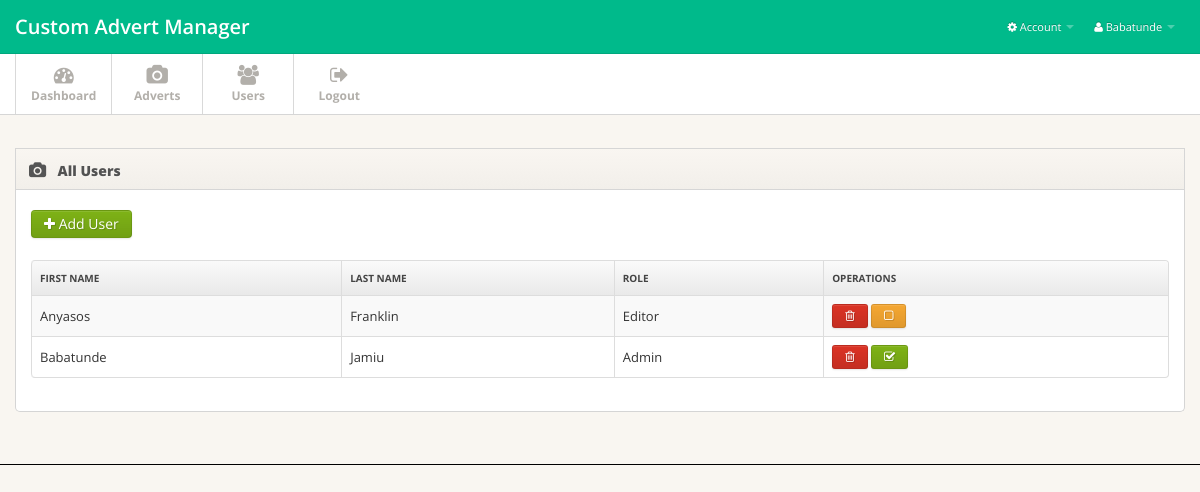
The app's page /operator/users.php (signed in) with its own data.
### tables this page shows
CREATE TABLE IF NOT EXISTS `users` (
  `id` int(11) NOT NULL AUTO_INCREMENT,
  `username` varchar(50) DEFAULT NULL,
  `password` varchar(150) DEFAULT NULL,
  `firstname` varchar(100) DEFAULT NULL,
  `lastname` varchar(100) DEFAULT NULL,
  `role` varchar(20) DEFAULT NULL,
  `date_registered` date DEFAULT NULL,
  PRIMARY KEY (`id`),
  UNIQUE KEY `username` (`username`)
);

### classes/WebPage.php (called while the page is built, shortened)
<?php
class WebPage {
    public function WebPage($webPagConstFile) {
        function autoLoadClasses($className){
            $path = CLASSES_PATH;
            $ext = ".php";
            $fullpath = $path.sprintf("%s",$className.$ext);
            if(file_exists($fullpath)){
                return include $fullpath;
            }else{
                echo $fullpath;
            }
        }
    }
}

### DbConfig/DbConfig.php (called while the page is built, shortened)
<?php
class DbConfig {
    private $dbServer= DB_SERVER;
    private $dbUser = DB_USER;
    private $dbPass = DB_PASSWORD;
    private $dbName = DB_NAME;
    public function get_dbServer(){ return $this->dbServer; }
    public function get_dbUser(){ return $this->dbUser; }
    public function get_dbPass(){ return $this->dbPass; }
    public function get_dbName(){ return $this->dbName; }
}
?>

### classes/User.php (called while the page is built, shortened)
<?php
class User{
    public function fetch($dbObj, $dbTable) {
        $sql =  "SELECT * FROM $dbTable";
        $result = $dbObj->fetchAssoc($sql);
        if($result !== false){return $result; }
        else{ return 'error';    }
    }
}

### DbConfig/Database.php (called while the page is built, shortened)
<?php
require(__ROOT__."/DbConfig/DbConfig.php");
class Database extends DbConfig{
    var $connection;
    public function Database(){
        $this->connection = mysqli_connect($this->get_dbServer(), $this->get_dbUser(), $this->get_dbPass(),$this->get_dbName())
        or die("Database Connection and Selection Failed. " . mysqli_error($this->connection));
    }
    public function query($query){
        $result = mysqli_query($this->connection, $query) or
        die("Invalid Query: ".mysqli_error($this->connection));
        if($result){
            return $result;
        } else { return false; }
    }
    public function fetchAssoc($query){
        $result = $this->query($query);
        $rows = array();
        while($row = mysqli_fetch_array($result,MYSQLI_ASSOC)){
                $rows[] = $row;
        }
        return $rows;
    }
}
?>

### operator/users.php (the view, shortened to what this page needs)
<?php
include '../classes/WebPage.php';
$dbObj = new Database();
$userObj = new User();
?>
<!DOCTYPE html>
<html lang="en">
<head>
    <link href="css/bootstrap.min.css" rel="stylesheet">
    <link href="css/bootstrap-responsive.min.css" rel="stylesheet">
    <link href="css/font-awesome.css" rel="stylesheet">
    <link href="css/style.css" rel="stylesheet">
    <link href="css/pages/plans.css" rel="stylesheet">
  </head>
<body>
<?php include 'includes/header.php';?>
<div class="main">
    <div class="main-inner">
        <div class="container">
	    <div class="row">
                  <div class="span12">
                    <div class="widget">
			<div class="widget-header">
                            <i class="icon-camera"></i>
                            <h3>All Users</h3>
                        </div>
            <div class="widget-content">
                <a href="new-user" class="btn btn-success" type="button"><i class="icon-plus"></i> Add User</a>
                <br />
                <br />
              <table class="table table-striped table-bordered">
                <thead>
                  <tr>
                    <th> First Name</th>
                    <th> Last Name</th>
                    <th> Role</td>
                    <th> Operations</th>
                  </tr>
                </thead
                <tbody>
                  <?php
                  $fetchedUsers = $userObj->fetch($dbObj, 'users');
                  foreach ($fetchedUsers as $fetchedUser) {
                    $fetUserRole = 'icon-check-empty'; $fetUserRolCol = 'btn-warning'; $fetUserTitle='Make User Admin';
                    if($fetchedUser['role']=='Admin'){$fetUserRole = 'icon-check'; $fetUserRolCol = 'btn-success'; $fetUserTitle='Make User Editor';}
                    echo '<tr>
                    <td>'.$fetchedUser['firstname'].'</td>
                    <td>'.$fetchedUser['lastname'].'</td>
                    <td>'.$fetchedUser['role'].'</td>
                    <form action="" method="post">
                    <input type="hidden" name="hidden-user-id" value="'.$fetchedUser['id'].'"><input type="hidden" name="hidden-user-role" value="'.$fetchedUser['role'].'">
                    <td class="td-actions"><button type="submit" name="delete-user" class="btn btn-danger btn-small" title="Delete"><i class="btn-icon-only icon-trash"> </i></button> <button type="submit" name="upgrade-user" class="btn '.$fetUserRolCol.' btn-small" title="'.$fetUserTitle.'"><i class="btn-icon-only '.$fetUserRole.' "> </i></button></td>
                    </form>
                  </tr>';
                  }
                  ?>
              </table>
            </div>
				</div>
		    </div>
	      </div>
	    </div>
	</div>
</div>
  </body>
</html>

### operator/css/style.css (style rules this page uses)
body { background: #f9f6f1; font: 13px/1.7em 'Open Sans'; }
input, button, select, textarea { font-family: 'Open Sans'; }
.btn-icon-only { padding-right: 3px; padding-left: 3px; }
.table td { vertical-align: middle; }
.table-bordered th { background: #E9E9E9; background:-moz-linear-gradient(top, #FAFAFA 0%, #E9E9E9 100%); background:-webkit-gradient(linear, left top, left bottom, color-stop(0%,#FAFAFA), color-stop(100%,#E9E9E9)); background:-webkit-linear-gradient(top, #FAFAFA 0%,#E9E9E9 100%); background:-o-linear-gradient(top, #FAFAFA 0%,#E9E9E9 100%); background:-ms-linear-gradient(top, #FAFAFA 0%,#E9E9E9 100%); background:linear-gradient(top, #FAFAFA 0%,#E9E9E9 100%); filter: progid:DXImageTransform.Microsoft.gradient(startColorstr='#FAFAFA', endColorstr='#E9E9E9'); -ms-filter: "progid:DXImageTransform.Microsoft.gradient(startColorstr='#FAFAFA', endColorstr='#E9E9E9')"; font-size: 10px; color: #444; text-transform: uppercase; }
.main { padding-bottom: 2em; border-bottom: 1px solid #000; }
.widget { position: relative; clear: both; width: auto; margin-bottom: 2em; overflow: hidden; }
.widget-header { position: relative; height: 40px; line-height: 40px; background: #f9f6f1; background:-moz-linear-gradient(top, #f9f6f1 0%, #f2efea 100%); background:-webkit-gradient(linear, left top, left bottom, color-stop(0%,#f9f6f1), color-stop(100%,#f2efea)); background:-webkit-linear-gradient(top, #f9f6f1 0%,#f2efea 100%); background:-o-linear-gradient(top, #f9f6f1 0%,#f2efea 100%); background:-ms-linear-gradient(top, #f9f6f1 0%,#f2efea 100%); background:linear-gradient(top, #f9f6f1 0%,#f2efea 100%); filter: progid:DXImageTransform.Microsoft.gradient(startColorstr='#f9f6f1', endColorstr='#f2efea'); -ms-filter: "progid:DXImageTransform.Microsoft.gradient(startColorstr='#f9f6f1', endColorstr='#f2efea')"; border: 1px solid #d6d6d6; -webkit-background-clip: padding-box; }
.widget-header h3 { position: relative; top: 2px; left: 10px; display: inline-block; margin-right: 3em; font-size: 14px; font-weight: 800; color: #525252; line-height: 18px; text-shadow: 1px 1px 2px rgba(255,255,255,.5); }
.widget-header [class^="icon-"], .widget-header [class*=" icon-"] { display: inline-block; margin-left: 13px; margin-right: -2px; font-size: 16px; color: #555; vertical-align: middle; }
.widget-content { padding: 20px 15px 15px; background: #FFF; border: 1px solid #D5D5D5; -moz-border-radius: 5px; -webkit-border-radius: 5px; border-radius: 5px; }
.widget-header+.widget-content { border-top: none; -webkit-border-top-left-radius: 0; -webkit-border-top-right-radius: 0; -moz-border-radius-topleft: 0; -moz-border-radius-topright: 0; border-top-left-radius: 0; border-top-right-radius: 0; }
.widget-content:before, .widget-content:after { content:""; display:table; }
.widget-content:after { clear:both; }
.widget-content { zoom:1; }

### records on screen
users: firstname "Anyasos", lastname "Franklin", role "Editor"
users: firstname "Babatunde", lastname "Jamiu", role "Admin"

### other values on screen
$_SESSION['LoggedUserName'] "Babatunde"
